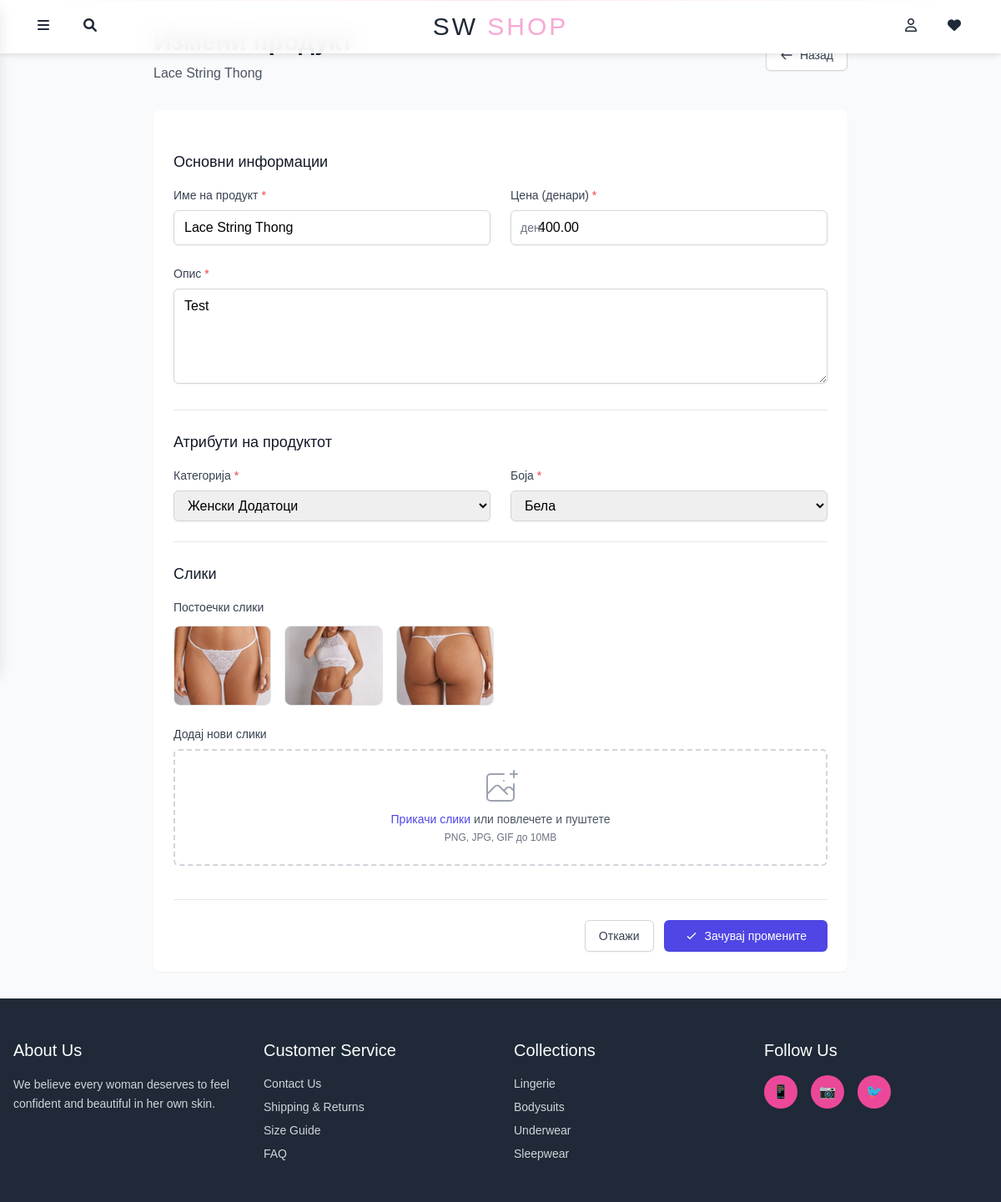
/product/11/edit/, run on the app's committed database.
### app/models.py (models this page shows, shortened)
class Product(models.Model):
    name = models.CharField(max_length=255)
    description = models.TextField()
    price = models.DecimalField(max_digits=10, decimal_places=2)
    color = models.CharField(max_length=20, choices=Color.choices)
    category = models.CharField(max_length=50, choices=Category.choices, default=Category.FEMALE_DRESSES)
    created_at = models.DateTimeField(auto_now_add=True)

class ProductImage(models.Model):
    product = models.ForeignKey(Product, on_delete=models.CASCADE, related_name='images')
    image = models.ImageField(upload_to='products/')

### app/views.py (the view)
# urls.py: path('product/<int:product_id>/edit/', views.product_edit, name='product_edit'),
def product_edit(request, product_id):
    product = get_object_or_404(Product, id=product_id)
    if request.method == 'POST':
        form = ProductForm(request.POST, instance=product)
        images = request.FILES.getlist('images')
        if form.is_valid():
            form.save()
            for img in images:
                ProductImage.objects.create(product=product, image=img)
            return redirect('products')
    else:
        form = ProductForm(instance=product)
    return render(request, 'product_edit.html', {'form': form, 'product': product})

### app/forms.py
class ProductForm(forms.ModelForm):
    class Meta:
        model = Product
        fields = ['name', 'description', 'price', 'color', 'category']

### templates/product_edit.html (shortened to what this page needs)
{% extends "partials/base.html" %}
{% block content %}
<div class="min-h-screen bg-gray-50 py-8">
    <div class="max-w-4xl mx-auto px-4 sm:px-6 lg:px-8">
        <div class="mb-8">
            <div class="flex items-center justify-between">
                <div>
                    <h1 class="text-3xl font-bold text-gray-900">Измени продукт</h1>
                    <p class="text-gray-600 mt-2">{{ product.name }}</p>
                </div>
                <a href="{% url 'products' %}"
                   class="inline-flex items-center px-4 py-2 border border-gray-300 rounded-md shadow-sm text-sm font-medium text-gray-700 bg-white hover:bg-gray-50 focus:outline-none focus:ring-2 focus:ring-offset-2 focus:ring-indigo-500">
                    <svg class="w-4 h-4 mr-2" fill="none" stroke="currentColor" viewBox="0 0 24 24">
                        <path stroke-linecap="round" stroke-linejoin="round" stroke-width="2" d="M10 19l-7-7m0 0l7-7m-7 7h18"></path>
                    </svg>
                    Назад
                </a>
            </div>
        </div>
        <div class="bg-white shadow-sm rounded-lg">
            <form action="{% url 'product_edit' product.id %}" method="POST" enctype="multipart/form-data" class="space-y-6 p-6">
                <div class="border-b border-gray-200 pb-6">
                    <h3 class="text-lg font-medium text-gray-900 mb-4">Основни информации</h3>
                    <div class="grid grid-cols-1 md:grid-cols-2 gap-6">
                        <div>
                            <label for="name" class="block text-sm font-medium text-gray-700 mb-2">
                                Име на продукт <span class="text-red-500">*</span>
                            </label>
                            <input type="text"
                                   name="name"
                                   id="name"
                                   value="{{ form.name.value|default:'' }}"
                                   required
                                   class="w-full px-3 py-2 border border-gray-300 rounded-md shadow-sm focus:outline-none focus:ring-indigo-500 focus:border-indigo-500">
                        </div>
                        <div>
                            <label for="price" class="block text-sm font-medium text-gray-700 mb-2">
                                Цена (денари) <span class="text-red-500">*</span>
                            </label>
                            <div class="relative">
                                <input type="number"
                                       name="price"
                                       id="price"
                                       step="0.01"
                                       value="{{ form.price.value|default:'' }}"
                                       required
                                       class="w-full pl-8 pr-3 py-2 border border-gray-300 rounded-md shadow-sm focus:outline-none focus:ring-indigo-500 focus:border-indigo-500">
                                <div class="absolute inset-y-0 left-0 pl-3 flex items-center pointer-events-none">
                                    <span class="text-gray-500 text-sm">ден.</span>
                                </div>
                            </div>
                        </div>
                    </div>
                    <div class="mt-6">
                        <label for="description" class="block text-sm font-medium text-gray-700 mb-2">
                            Опис <span class="text-red-500">*</span>
                        </label>
                        <textarea name="description"
                                  id="description"
                                  rows="4"
                                  required
                                  class="w-full px-3 py-2 border border-gray-300 rounded-md shadow-sm focus:outline-none focus:ring-indigo-500 focus:border-indigo-500"
                                  placeholder="Опишете го вашиот продукт...">{{ form.description.value|default:'' }}</textarea>
                    </div>
                </div>
                <div class="border-b border-gray-200 pb-6">
                    <h3 class="text-lg font-medium text-gray-900 mb-4">Атрибути на продуктот</h3>
                    <div class="grid grid-cols-1 md:grid-cols-2 gap-6">
                        <div>
                            <label for="category" class="block text-sm font-medium text-gray-700 mb-2">
                                Категорија <span class="text-red-500">*</span>
                            </label>
                            <select name="category"
                                    id="category"
                                    required
                                    class="w-full px-3 py-2 border border-gray-300 rounded-md shadow-sm focus:outline-none focus:ring-indigo-500 focus:border-indigo-500">
                                <optgroup label="Женски производи">
                                    <option value="female_accessories" {% if form.category.value == "female_accessories" %}selected{% endif %}>Женски Додатоци</option>
                                </optgroup>
                            </select>
                        </div>
                        <div>
                            <label for="color" class="block text-sm font-medium text-gray-700 mb-2">
                                Боја <span class="text-red-500">*</span>
                            </label>
                            <select name="color"
                                    id="color"
                                    required
                                    class="w-full px-3 py-2 border border-gray-300 rounded-md shadow-sm focus:outline-none focus:ring-indigo-500 focus:border-indigo-500">
                                <option value="WHITE" {% if form.color.value == "WHITE" %}selected{% endif %}>Бела</option>
                            </select>
                        </div>
                    </div>
                </div>
                <div class="border-b border-gray-200 pb-6">
                    <h3 class="text-lg font-medium text-gray-900 mb-4">Слики</h3>
                    {% if product.images.all %}
                    <div class="mb-6">
                        <h4 class="text-sm font-medium text-gray-700 mb-3">Постоечки слики</h4>
                        <div class="grid grid-cols-2 sm:grid-cols-3 md:grid-cols-4 lg:grid-cols-6 gap-4">
                            {% for img in product.images.all %}
                            <div class="relative group">
                                <img src="{{ img.image.url }}"
                                     alt="{{ product.name }}"
                                     class="w-full h-24 object-cover rounded-lg border border-gray-200">
                                <div class="absolute inset-0 bg-black bg-opacity-0 group-hover:bg-opacity-50 transition-all duration-200 rounded-lg flex items-center justify-center">
                                </div>
                            </div>
                            {% endfor %}
                        </div>
                    </div>
                    {% endif %}
                    <div>
                        <label for="images" class="block text-sm font-medium text-gray-700 mb-2">
                            Додај нови слики
                        </label>
                        <div class="mt-1 flex justify-center px-6 pt-5 pb-6 border-2 border-gray-300 border-dashed rounded-md hover:border-indigo-400 transition-colors duration-200">
                            <div class="space-y-1 text-center">
                                <div class="flex text-sm text-gray-600">
                                    <label for="images" class="relative cursor-pointer bg-white rounded-md font-medium text-indigo-600 hover:text-indigo-500 focus-within:outline-none focus-within:ring-2 focus-within:ring-offset-2 focus-within:ring-indigo-500">
                                        <span>Прикачи слики</span>
                                    </label>
                                    <p class="pl-1">или повлечете и пуштете</p>
                                </div>
                                <p class="text-xs text-gray-500">PNG, JPG, GIF до 10MB</p>
                            </div>
                        </div>
                    </div>
                </div>
                <div class="flex justify-end space-x-3">
                    <a href="{% url 'products' %}"
                       class="px-4 py-2 border border-gray-300 rounded-md shadow-sm text-sm font-medium text-gray-700 bg-white hover:bg-gray-50 focus:outline-none focus:ring-2 focus:ring-offset-2 focus:ring-indigo-500">
                        Откажи
                    </a>
                    <button type="submit"
                            class="inline-flex items-center px-6 py-2 border border-transparent rounded-md shadow-sm text-sm font-medium text-white bg-indigo-600 hover:bg-indigo-700 focus:outline-none focus:ring-2 focus:ring-offset-2 focus:ring-indigo-500">
                        <svg class="w-4 h-4 mr-2" fill="none" stroke="currentColor" viewBox="0 0 24 24">
                            <path stroke-linecap="round" stroke-linejoin="round" stroke-width="2" d="M5 13l4 4L19 7"></path>
                        </svg>
                        Зачувај промените
                    </button>
                </div>
            </form>
        </div>
    </div>
</div>
{% endblock %}

### templates/product_edit.html (style rules this page uses)
.transition-all { transition: all 0.2s ease-in-out; }

### templates/partials/footer.html (style rules this page uses)
body { font-family: "PPRadioGrotesk", Arial, sans-serif; }

### data on the page
Product: name "Lace String Thong", price "400.00", description "Test", category "Женски Додатоци", color "Бела"
ProductImage: image (picture)
ProductImage: image (picture)
ProductImage: image (picture)
